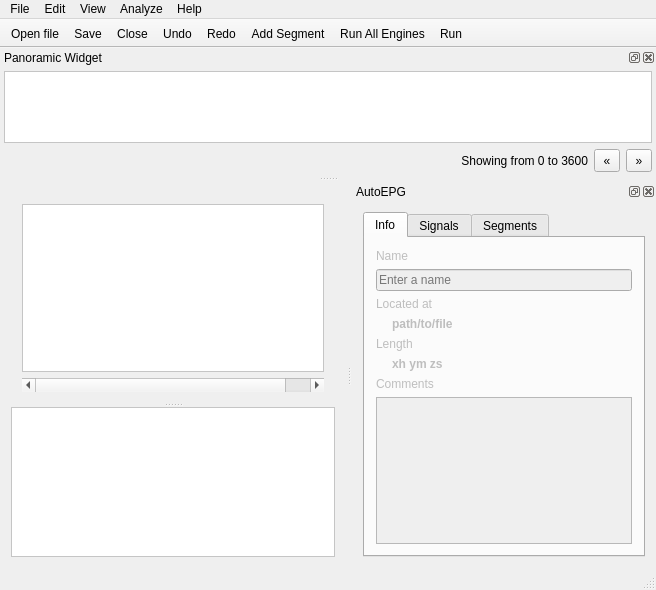
<?xml version="1.0" encoding="UTF-8"?>
<ui version="4.0">
 <class>MainWindow</class>
 <widget class="QMainWindow" name="MainWindow">
  <property name="geometry">
   <rect>
    <x>0</x>
    <y>0</y>
    <width>656</width>
    <height>590</height>
   </rect>
  </property>
  <property name="windowTitle">
   <string>AutoEPG</string>
  </property>
  <property name="windowIcon">
   <iconset resource="resources.qrc">
    <normaloff>:/resources/logo.png</normaloff>:/resources/logo.png</iconset>
  </property>
  <property name="unifiedTitleAndToolBarOnMac">
   <bool>true</bool>
  </property>
  <widget class="QWidget" name="centralWidget">
   <layout class="QVBoxLayout" name="verticalLayout_2">
    <item>
     <widget class="QSplitter" name="splitter">
      <property name="orientation">
       <enum>Qt::Vertical</enum>
      </property>
      <widget class="QWidget" name="layoutWidget">
       <layout class="QVBoxLayout" name="verticalLayout">
        <item>
         <widget class="EPSignalWidget" name="epsignalWidget">
          <property name="mouseTracking">
           <bool>true</bool>
          </property>
          <property name="autoFillBackground">
           <bool>false</bool>
          </property>
          <property name="styleSheet">
           <string notr="true">background-color: rgb(255, 255, 255);</string>
          </property>
          <property name="frameShape">
           <enum>QFrame::StyledPanel</enum>
          </property>
          <property name="frameShadow">
           <enum>QFrame::Plain</enum>
          </property>
         </widget>
        </item>
        <item>
         <widget class="QScrollBar" name="horizontalScrollBar">
          <property name="singleStep">
           <number>100</number>
          </property>
          <property name="pageStep">
           <number>1000</number>
          </property>
          <property name="orientation">
           <enum>Qt::Horizontal</enum>
          </property>
         </widget>
        </item>
       </layout>
      </widget>
      <widget class="EPSProfileWidget" name="epsprofileWidget">
       <property name="mouseTracking">
        <bool>true</bool>
       </property>
       <property name="autoFillBackground">
        <bool>false</bool>
       </property>
       <property name="styleSheet">
        <string notr="true">background-color: rgb(255, 255, 255);</string>
       </property>
       <property name="frameShape">
        <enum>QFrame::StyledPanel</enum>
       </property>
       <property name="frameShadow">
        <enum>QFrame::Plain</enum>
       </property>
      </widget>
     </widget>
    </item>
   </layout>
  </widget>
  <widget class="QMenuBar" name="menuBar">
   <property name="geometry">
    <rect>
     <x>0</x>
     <y>0</y>
     <width>656</width>
     <height>21</height>
    </rect>
   </property>
   <property name="defaultUp">
    <bool>false</bool>
   </property>
   <widget class="QMenu" name="menuFile">
    <property name="title">
     <string>File</string>
    </property>
    <addaction name="actionOpen_file"/>
    <addaction name="actionClose"/>
    <addaction name="separator"/>
    <addaction name="actionSave"/>
    <addaction name="actionSave_As"/>
    <addaction name="separator"/>
    <addaction name="actionQuit"/>
   </widget>
   <widget class="QMenu" name="menuView">
    <property name="title">
     <string>View</string>
    </property>
    <addaction name="actionShowPanoramicWidget"/>
    <addaction name="actionToggle_Mouse_Tracking"/>
    <addaction name="actionShow_Navigation"/>
    <addaction name="separator"/>
    <addaction name="actionOptions"/>
   </widget>
   <widget class="QMenu" name="menuHelp">
    <property name="title">
     <string>Help</string>
    </property>
    <addaction name="actionAbout"/>
    <addaction name="actionAbout_Qt"/>
   </widget>
   <widget class="QMenu" name="menuEdit">
    <property name="title">
     <string>Edit</string>
    </property>
    <addaction name="actionUndo"/>
    <addaction name="actionRedo"/>
    <addaction name="separator"/>
    <addaction name="actionAdd_segment"/>
    <addaction name="actionRemove_Segment"/>
    <addaction name="separator"/>
    <addaction name="separator"/>
    <addaction name="actionGo_To"/>
   </widget>
   <widget class="QMenu" name="menuSearch">
    <property name="title">
     <string>Analyze</string>
    </property>
    <addaction name="actionRun_all"/>
    <addaction name="actionRun_marked"/>
    <addaction name="separator"/>
    <addaction name="actionFill_Gaps"/>
   </widget>
   <addaction name="menuFile"/>
   <addaction name="menuEdit"/>
   <addaction name="menuView"/>
   <addaction name="menuSearch"/>
   <addaction name="menuHelp"/>
  </widget>
  <widget class="QToolBar" name="mainToolBar">
   <property name="layoutDirection">
    <enum>Qt::LeftToRight</enum>
   </property>
   <property name="movable">
    <bool>false</bool>
   </property>
   <property name="toolButtonStyle">
    <enum>Qt::ToolButtonTextBesideIcon</enum>
   </property>
   <attribute name="toolBarArea">
    <enum>TopToolBarArea</enum>
   </attribute>
   <attribute name="toolBarBreak">
    <bool>false</bool>
   </attribute>
   <addaction name="actionOpen_file"/>
   <addaction name="actionSave"/>
   <addaction name="actionClose"/>
   <addaction name="actionUndo"/>
   <addaction name="actionRedo"/>
   <addaction name="actionAdd_segment"/>
   <addaction name="actionRun_all"/>
   <addaction name="actionRun_marked"/>
  </widget>
  <widget class="QStatusBar" name="statusBar"/>
  <widget class="QDockWidget" name="panoramicDockWidget">
   <property name="minimumSize">
    <size>
     <width>228</width>
     <height>128</height>
    </size>
   </property>
   <property name="styleSheet">
    <string notr="true">QToolButton {
padding: 2px 4px;
}</string>
   </property>
   <property name="floating">
    <bool>true</bool>
   </property>
   <property name="features">
    <set>QDockWidget::DockWidgetClosable|QDockWidget::DockWidgetFloatable</set>
   </property>
   <property name="allowedAreas">
    <set>Qt::NoDockWidgetArea</set>
   </property>
   <property name="windowTitle">
    <string>Panoramic Widget</string>
   </property>
   <attribute name="dockWidgetArea">
    <number>4</number>
   </attribute>
   <widget class="QWidget" name="contentWidget">
    <property name="minimumSize">
     <size>
      <width>0</width>
      <height>64</height>
     </size>
    </property>
    <property name="autoFillBackground">
     <bool>false</bool>
    </property>
    <property name="styleSheet">
     <string notr="true"/>
    </property>
    <layout class="QGridLayout" name="gridLayout">
     <property name="leftMargin">
      <number>4</number>
     </property>
     <property name="topMargin">
      <number>4</number>
     </property>
     <property name="rightMargin">
      <number>4</number>
     </property>
     <property name="bottomMargin">
      <number>4</number>
     </property>
     <item row="0" column="0" colspan="3">
      <widget class="APPanoramicWidget" name="panoramicWidget">
       <property name="minimumSize">
        <size>
         <width>0</width>
         <height>0</height>
        </size>
       </property>
       <property name="styleSheet">
        <string notr="true">background-color: rgb(255, 255, 255);</string>
       </property>
       <property name="frameShape">
        <enum>QFrame::StyledPanel</enum>
       </property>
       <property name="frameShadow">
        <enum>QFrame::Plain</enum>
       </property>
      </widget>
     </item>
     <item row="1" column="0">
      <widget class="QLabel" name="rangeLabel">
       <property name="styleSheet">
        <string notr="true">background-color: none;</string>
       </property>
       <property name="text">
        <string>Showing from 0 to 3600</string>
       </property>
       <property name="alignment">
        <set>Qt::AlignRight|Qt::AlignTrailing|Qt::AlignVCenter</set>
       </property>
      </widget>
     </item>
     <item row="1" column="1">
      <widget class="QToolButton" name="prevToolButton">
       <property name="text">
        <string>«</string>
       </property>
      </widget>
     </item>
     <item row="1" column="2">
      <widget class="QToolButton" name="nextToolButton">
       <property name="text">
        <string>»</string>
       </property>
      </widget>
     </item>
    </layout>
   </widget>
  </widget>
  <widget class="QDockWidget" name="navWidget">
   <property name="minimumSize">
    <size>
     <width>226</width>
     <height>357</height>
    </size>
   </property>
   <property name="floating">
    <bool>false</bool>
   </property>
   <property name="features">
    <set>QDockWidget::AllDockWidgetFeatures</set>
   </property>
   <property name="allowedAreas">
    <set>Qt::LeftDockWidgetArea|Qt::RightDockWidgetArea</set>
   </property>
   <property name="windowTitle">
    <string>AutoEPG</string>
   </property>
   <attribute name="dockWidgetArea">
    <number>2</number>
   </attribute>
   <widget class="QWidget" name="dockWidgetContents">
    <layout class="QVBoxLayout" name="verticalLayout_3">
     <item>
      <widget class="QTabWidget" name="tabWidget">
       <property name="enabled">
        <bool>true</bool>
       </property>
       <property name="currentIndex">
        <number>0</number>
       </property>
       <widget class="QWidget" name="infoTab">
        <property name="enabled">
         <bool>false</bool>
        </property>
        <attribute name="title">
         <string>Info</string>
        </attribute>
        <layout class="QVBoxLayout" name="verticalLayout_5">
         <item>
          <widget class="QLabel" name="label_6">
           <property name="text">
            <string>Name</string>
           </property>
          </widget>
         </item>
         <item>
          <widget class="QLineEdit" name="nameLineEdit">
           <property name="placeholderText">
            <string>Enter a name</string>
           </property>
          </widget>
         </item>
         <item>
          <widget class="QLabel" name="label_2">
           <property name="text">
            <string>Located at</string>
           </property>
          </widget>
         </item>
         <item>
          <widget class="QLabel" name="pathLabel">
           <property name="sizePolicy">
            <sizepolicy hsizetype="Minimum" vsizetype="Preferred">
             <horstretch>0</horstretch>
             <verstretch>0</verstretch>
            </sizepolicy>
           </property>
           <property name="font">
            <font>
             <weight>75</weight>
             <bold>true</bold>
            </font>
           </property>
           <property name="text">
            <string>path/to/file</string>
           </property>
           <property name="scaledContents">
            <bool>true</bool>
           </property>
           <property name="wordWrap">
            <bool>true</bool>
           </property>
           <property name="indent">
            <number>16</number>
           </property>
          </widget>
         </item>
         <item>
          <widget class="QLabel" name="label_4">
           <property name="text">
            <string>Length</string>
           </property>
          </widget>
         </item>
         <item>
          <widget class="QLabel" name="lengthLabel">
           <property name="font">
            <font>
             <weight>75</weight>
             <bold>true</bold>
            </font>
           </property>
           <property name="text">
            <string>xh ym zs</string>
           </property>
           <property name="indent">
            <number>16</number>
           </property>
          </widget>
         </item>
         <item>
          <widget class="QLabel" name="label_7">
           <property name="text">
            <string>Comments</string>
           </property>
          </widget>
         </item>
         <item>
          <widget class="QPlainTextEdit" name="commentsTextEdit"/>
         </item>
        </layout>
       </widget>
       <widget class="QWidget" name="signalsTab">
        <property name="enabled">
         <bool>true</bool>
        </property>
        <attribute name="title">
         <string>Signals</string>
        </attribute>
        <layout class="QGridLayout" name="gridLayout_2">
         <item row="0" column="0">
          <widget class="QTableView" name="signalsTableView">
           <property name="editTriggers">
            <set>QAbstractItemView::NoEditTriggers</set>
           </property>
           <property name="dragDropOverwriteMode">
            <bool>false</bool>
           </property>
           <property name="alternatingRowColors">
            <bool>true</bool>
           </property>
           <property name="selectionMode">
            <enum>QAbstractItemView::SingleSelection</enum>
           </property>
           <property name="selectionBehavior">
            <enum>QAbstractItemView::SelectRows</enum>
           </property>
           <property name="showGrid">
            <bool>false</bool>
           </property>
           <property name="sortingEnabled">
            <bool>true</bool>
           </property>
           <attribute name="horizontalHeaderHighlightSections">
            <bool>false</bool>
           </attribute>
           <attribute name="horizontalHeaderStretchLastSection">
            <bool>true</bool>
           </attribute>
           <attribute name="verticalHeaderVisible">
            <bool>false</bool>
           </attribute>
          </widget>
         </item>
        </layout>
       </widget>
       <widget class="QWidget" name="segmentsTab">
        <property name="enabled">
         <bool>false</bool>
        </property>
        <attribute name="title">
         <string>Segments</string>
        </attribute>
        <layout class="QVBoxLayout" name="verticalLayout_4">
         <item>
          <widget class="QLabel" name="segmentsLabel">
           <property name="text">
            <string>No segments found.</string>
           </property>
          </widget>
         </item>
         <item>
          <widget class="QTableView" name="segmentsTableView">
           <property name="editTriggers">
            <set>QAbstractItemView::NoEditTriggers</set>
           </property>
           <property name="showDropIndicator" stdset="0">
            <bool>false</bool>
           </property>
           <property name="dragDropOverwriteMode">
            <bool>false</bool>
           </property>
           <property name="alternatingRowColors">
            <bool>true</bool>
           </property>
           <property name="selectionMode">
            <enum>QAbstractItemView::SingleSelection</enum>
           </property>
           <property name="selectionBehavior">
            <enum>QAbstractItemView::SelectRows</enum>
           </property>
           <property name="showGrid">
            <bool>false</bool>
           </property>
           <property name="sortingEnabled">
            <bool>true</bool>
           </property>
           <attribute name="horizontalHeaderDefaultSectionSize">
            <number>40</number>
           </attribute>
           <attribute name="horizontalHeaderHighlightSections">
            <bool>false</bool>
           </attribute>
           <attribute name="horizontalHeaderStretchLastSection">
            <bool>true</bool>
           </attribute>
           <attribute name="verticalHeaderVisible">
            <bool>false</bool>
           </attribute>
          </widget>
         </item>
        </layout>
       </widget>
      </widget>
     </item>
    </layout>
   </widget>
  </widget>
  <action name="actionOpen_file">
   <property name="icon">
    <iconset resource="resources.qrc">
     <normaloff>:/resources/open.png</normaloff>:/resources/open.png</iconset>
   </property>
   <property name="text">
    <string>Open file</string>
   </property>
   <property name="shortcut">
    <string>Ctrl+O</string>
   </property>
  </action>
  <action name="actionShowPanoramicWidget">
   <property name="checkable">
    <bool>true</bool>
   </property>
   <property name="text">
    <string>Show Panoramic</string>
   </property>
   <property name="shortcut">
    <string>Ctrl+P</string>
   </property>
  </action>
  <action name="actionRun_all">
   <property name="icon">
    <iconset resource="resources.qrc">
     <normaloff>:/resources/run.png</normaloff>:/resources/run.png</iconset>
   </property>
   <property name="text">
    <string>Run All Engines</string>
   </property>
  </action>
  <action name="actionRun_marked">
   <property name="icon">
    <iconset resource="resources.qrc">
     <normaloff>:/resources/runchecked.png</normaloff>:/resources/runchecked.png</iconset>
   </property>
   <property name="text">
    <string>Run</string>
   </property>
  </action>
  <action name="actionQuit">
   <property name="text">
    <string>Quit</string>
   </property>
  </action>
  <action name="actionOptions">
   <property name="text">
    <string>Preferences</string>
   </property>
  </action>
  <action name="actionAbout">
   <property name="text">
    <string>About</string>
   </property>
  </action>
  <action name="actionAbout_Qt">
   <property name="text">
    <string>About Qt</string>
   </property>
  </action>
  <action name="actionAdd_segment">
   <property name="enabled">
    <bool>true</bool>
   </property>
   <property name="icon">
    <iconset resource="resources.qrc">
     <normaloff>:/resources/addsegment.png</normaloff>:/resources/addsegment.png</iconset>
   </property>
   <property name="text">
    <string>Add Segment</string>
   </property>
   <property name="shortcut">
    <string>Ctrl+A</string>
   </property>
  </action>
  <action name="actionRemove_Segment">
   <property name="text">
    <string>Remove Segment</string>
   </property>
   <property name="toolTip">
    <string>Remove Selected Segment</string>
   </property>
   <property name="shortcut">
    <string>Del</string>
   </property>
  </action>
  <action name="actionShow_Navigation">
   <property name="checkable">
    <bool>true</bool>
   </property>
   <property name="text">
    <string>Show Navigation</string>
   </property>
   <property name="shortcut">
    <string>Ctrl+I</string>
   </property>
  </action>
  <action name="actionClose">
   <property name="icon">
    <iconset resource="resources.qrc">
     <normaloff>:/resources/close.png</normaloff>:/resources/close.png</iconset>
   </property>
   <property name="text">
    <string>Close</string>
   </property>
   <property name="toolTip">
    <string>Close current signal</string>
   </property>
   <property name="shortcut">
    <string>Ctrl+W</string>
   </property>
  </action>
  <action name="actionSave">
   <property name="icon">
    <iconset resource="resources.qrc">
     <normaloff>:/resources/save.png</normaloff>:/resources/save.png</iconset>
   </property>
   <property name="text">
    <string>Save</string>
   </property>
   <property name="toolTip">
    <string>Save current signal</string>
   </property>
   <property name="shortcut">
    <string>Ctrl+S</string>
   </property>
  </action>
  <action name="actionToggle_Mouse_Tracking">
   <property name="checkable">
    <bool>true</bool>
   </property>
   <property name="text">
    <string>Toggle Mouse Tracking</string>
   </property>
   <property name="toolTip">
    <string>Show/hide Mouse Location</string>
   </property>
   <property name="shortcut">
    <string>M</string>
   </property>
  </action>
  <action name="actionGo_To">
   <property name="text">
    <string>Go To...</string>
   </property>
   <property name="shortcut">
    <string>Ctrl+G</string>
   </property>
  </action>
  <action name="actionUndo">
   <property name="icon">
    <iconset resource="resources.qrc">
     <normaloff>:/resources/undo.png</normaloff>:/resources/undo.png</iconset>
   </property>
   <property name="text">
    <string>Undo</string>
   </property>
   <property name="shortcut">
    <string>Ctrl+Z</string>
   </property>
  </action>
  <action name="actionRedo">
   <property name="icon">
    <iconset resource="resources.qrc">
     <normaloff>:/resources/redo.png</normaloff>:/resources/redo.png</iconset>
   </property>
   <property name="text">
    <string>Redo</string>
   </property>
   <property name="shortcut">
    <string>Ctrl+Y</string>
   </property>
  </action>
  <action name="actionSave_As">
   <property name="text">
    <string>Save As...</string>
   </property>
  </action>
  <action name="actionFill_Gaps">
   <property name="checkable">
    <bool>true</bool>
   </property>
   <property name="text">
    <string>Fill Gaps Automatically</string>
   </property>
   <property name="toolTip">
    <string>Fill gaps when running all search engines</string>
   </property>
  </action>
 </widget>
 <layoutdefault spacing="6" margin="11"/>
 <customwidgets>
  <customwidget>
   <class>EPSignalWidget</class>
   <extends>QFrame</extends>
   <header>epsignalwidget.h</header>
   <container>1</container>
   <slots>
    <slot>toggleTrackingMode(bool)</slot>
   </slots>
  </customwidget>
  <customwidget>
   <class>EPSProfileWidget</class>
   <extends>QFrame</extends>
   <header>epsprofilewidget.h</header>
   <container>1</container>
  </customwidget>
  <customwidget>
   <class>APPanoramicWidget</class>
   <extends>QFrame</extends>
   <header>appanoramicwidget.h</header>
   <container>1</container>
   <slots>
    <signal>updateLeftArrowState(bool)</signal>
    <signal>updateRightArrowState(bool)</signal>
    <signal>updateRangeText(QString)</signal>
    <slot>goToNextSection()</slot>
    <slot>goToPrevSection()</slot>
   </slots>
  </customwidget>
 </customwidgets>
 <resources>
  <include location="resources.qrc"/>
 </resources>
 <connections>
  <connection>
   <sender>actionOpen_file</sender>
   <signal>triggered()</signal>
   <receiver>MainWindow</receiver>
   <slot>openFile()</slot>
   <hints>
    <hint type="sourcelabel">
     <x>-1</x>
     <y>-1</y>
    </hint>
    <hint type="destinationlabel">
     <x>272</x>
     <y>199</y>
    </hint>
   </hints>
  </connection>
  <connection>
   <sender>actionShowPanoramicWidget</sender>
   <signal>toggled(bool)</signal>
   <receiver>panoramicDockWidget</receiver>
   <slot>setVisible(bool)</slot>
   <hints>
    <hint type="sourcelabel">
     <x>-1</x>
     <y>-1</y>
    </hint>
    <hint type="destinationlabel">
     <x>327</x>
     <y>118</y>
    </hint>
   </hints>
  </connection>
  <connection>
   <sender>panoramicDockWidget</sender>
   <signal>visibilityChanged(bool)</signal>
   <receiver>actionShowPanoramicWidget</receiver>
   <slot>setChecked(bool)</slot>
   <hints>
    <hint type="sourcelabel">
     <x>327</x>
     <y>118</y>
    </hint>
    <hint type="destinationlabel">
     <x>-1</x>
     <y>-1</y>
    </hint>
   </hints>
  </connection>
  <connection>
   <sender>panoramicWidget</sender>
   <signal>updateLeftArrowState(bool)</signal>
   <receiver>prevToolButton</receiver>
   <slot>setEnabled(bool)</slot>
   <hints>
    <hint type="sourcelabel">
     <x>518</x>
     <y>125</y>
    </hint>
    <hint type="destinationlabel">
     <x>620</x>
     <y>178</y>
    </hint>
   </hints>
  </connection>
  <connection>
   <sender>panoramicWidget</sender>
   <signal>updateRightArrowState(bool)</signal>
   <receiver>nextToolButton</receiver>
   <slot>setEnabled(bool)</slot>
   <hints>
    <hint type="sourcelabel">
     <x>613</x>
     <y>125</y>
    </hint>
    <hint type="destinationlabel">
     <x>651</x>
     <y>178</y>
    </hint>
   </hints>
  </connection>
  <connection>
   <sender>prevToolButton</sender>
   <signal>clicked()</signal>
   <receiver>panoramicWidget</receiver>
   <slot>goToPrevSection()</slot>
   <hints>
    <hint type="sourcelabel">
     <x>620</x>
     <y>178</y>
    </hint>
    <hint type="destinationlabel">
     <x>401</x>
     <y>125</y>
    </hint>
   </hints>
  </connection>
  <connection>
   <sender>nextToolButton</sender>
   <signal>clicked()</signal>
   <receiver>panoramicWidget</receiver>
   <slot>goToNextSection()</slot>
   <hints>
    <hint type="sourcelabel">
     <x>651</x>
     <y>178</y>
    </hint>
    <hint type="destinationlabel">
     <x>630</x>
     <y>125</y>
    </hint>
   </hints>
  </connection>
  <connection>
   <sender>panoramicWidget</sender>
   <signal>updateRangeText(QString)</signal>
   <receiver>rangeLabel</receiver>
   <slot>setText(QString)</slot>
   <hints>
    <hint type="sourcelabel">
     <x>324</x>
     <y>125</y>
    </hint>
    <hint type="destinationlabel">
     <x>562</x>
     <y>178</y>
    </hint>
   </hints>
  </connection>
  <connection>
   <sender>actionRun_all</sender>
   <signal>triggered()</signal>
   <receiver>MainWindow</receiver>
   <slot>runAll()</slot>
   <hints>
    <hint type="sourcelabel">
     <x>-1</x>
     <y>-1</y>
    </hint>
    <hint type="destinationlabel">
     <x>327</x>
     <y>232</y>
    </hint>
   </hints>
  </connection>
  <connection>
   <sender>actionRun_marked</sender>
   <signal>triggered()</signal>
   <receiver>MainWindow</receiver>
   <slot>runChecked()</slot>
   <hints>
    <hint type="sourcelabel">
     <x>-1</x>
     <y>-1</y>
    </hint>
    <hint type="destinationlabel">
     <x>327</x>
     <y>232</y>
    </hint>
   </hints>
  </connection>
  <connection>
   <sender>actionQuit</sender>
   <signal>triggered()</signal>
   <receiver>MainWindow</receiver>
   <slot>close()</slot>
   <hints>
    <hint type="sourcelabel">
     <x>-1</x>
     <y>-1</y>
    </hint>
    <hint type="destinationlabel">
     <x>327</x>
     <y>232</y>
    </hint>
   </hints>
  </connection>
  <connection>
   <sender>actionOptions</sender>
   <signal>triggered()</signal>
   <receiver>MainWindow</receiver>
   <slot>showPreferences()</slot>
   <hints>
    <hint type="sourcelabel">
     <x>-1</x>
     <y>-1</y>
    </hint>
    <hint type="destinationlabel">
     <x>327</x>
     <y>232</y>
    </hint>
   </hints>
  </connection>
  <connection>
   <sender>actionAbout_Qt</sender>
   <signal>triggered()</signal>
   <receiver>MainWindow</receiver>
   <slot>aboutQt()</slot>
   <hints>
    <hint type="sourcelabel">
     <x>-1</x>
     <y>-1</y>
    </hint>
    <hint type="destinationlabel">
     <x>327</x>
     <y>232</y>
    </hint>
   </hints>
  </connection>
  <connection>
   <sender>actionAbout</sender>
   <signal>triggered()</signal>
   <receiver>MainWindow</receiver>
   <slot>about()</slot>
   <hints>
    <hint type="sourcelabel">
     <x>-1</x>
     <y>-1</y>
    </hint>
    <hint type="destinationlabel">
     <x>327</x>
     <y>232</y>
    </hint>
   </hints>
  </connection>
  <connection>
   <sender>actionRemove_Segment</sender>
   <signal>triggered()</signal>
   <receiver>MainWindow</receiver>
   <slot>removeFocusedSegmentAction()</slot>
   <hints>
    <hint type="sourcelabel">
     <x>-1</x>
     <y>-1</y>
    </hint>
    <hint type="destinationlabel">
     <x>327</x>
     <y>232</y>
    </hint>
   </hints>
  </connection>
  <connection>
   <sender>actionAdd_segment</sender>
   <signal>triggered()</signal>
   <receiver>MainWindow</receiver>
   <slot>addSegment()</slot>
   <hints>
    <hint type="sourcelabel">
     <x>-1</x>
     <y>-1</y>
    </hint>
    <hint type="destinationlabel">
     <x>327</x>
     <y>255</y>
    </hint>
   </hints>
  </connection>
  <connection>
   <sender>actionShow_Navigation</sender>
   <signal>toggled(bool)</signal>
   <receiver>navWidget</receiver>
   <slot>setVisible(bool)</slot>
   <hints>
    <hint type="sourcelabel">
     <x>-1</x>
     <y>-1</y>
    </hint>
    <hint type="destinationlabel">
     <x>583</x>
     <y>325</y>
    </hint>
   </hints>
  </connection>
  <connection>
   <sender>navWidget</sender>
   <signal>visibilityChanged(bool)</signal>
   <receiver>actionShow_Navigation</receiver>
   <slot>setChecked(bool)</slot>
   <hints>
    <hint type="sourcelabel">
     <x>583</x>
     <y>325</y>
    </hint>
    <hint type="destinationlabel">
     <x>-1</x>
     <y>-1</y>
    </hint>
   </hints>
  </connection>
  <connection>
   <sender>actionClose</sender>
   <signal>triggered()</signal>
   <receiver>MainWindow</receiver>
   <slot>closeCurrentSignal()</slot>
   <hints>
    <hint type="sourcelabel">
     <x>-1</x>
     <y>-1</y>
    </hint>
    <hint type="destinationlabel">
     <x>327</x>
     <y>255</y>
    </hint>
   </hints>
  </connection>
  <connection>
   <sender>actionSave</sender>
   <signal>triggered()</signal>
   <receiver>MainWindow</receiver>
   <slot>save()</slot>
   <hints>
    <hint type="sourcelabel">
     <x>-1</x>
     <y>-1</y>
    </hint>
    <hint type="destinationlabel">
     <x>327</x>
     <y>255</y>
    </hint>
   </hints>
  </connection>
  <connection>
   <sender>actionToggle_Mouse_Tracking</sender>
   <signal>triggered(bool)</signal>
   <receiver>epsignalWidget</receiver>
   <slot>toggleTrackingMode(bool)</slot>
   <hints>
    <hint type="sourcelabel">
     <x>-1</x>
     <y>-1</y>
    </hint>
    <hint type="destinationlabel">
     <x>178</x>
     <y>239</y>
    </hint>
   </hints>
  </connection>
  <connection>
   <sender>actionGo_To</sender>
   <signal>triggered()</signal>
   <receiver>MainWindow</receiver>
   <slot>goTo()</slot>
   <hints>
    <hint type="sourcelabel">
     <x>-1</x>
     <y>-1</y>
    </hint>
    <hint type="destinationlabel">
     <x>327</x>
     <y>274</y>
    </hint>
   </hints>
  </connection>
  <connection>
   <sender>actionSave_As</sender>
   <signal>triggered()</signal>
   <receiver>MainWindow</receiver>
   <slot>saveAs()</slot>
   <hints>
    <hint type="sourcelabel">
     <x>-1</x>
     <y>-1</y>
    </hint>
    <hint type="destinationlabel">
     <x>327</x>
     <y>294</y>
    </hint>
   </hints>
  </connection>
 </connections>
 <slots>
  <slot>openFile()</slot>
  <slot>runAll()</slot>
  <slot>runChecked()</slot>
  <slot>showPreferences()</slot>
  <slot>about()</slot>
  <slot>aboutQt()</slot>
  <slot>removeFocusedSegmentAction()</slot>
  <slot>addSegment()</slot>
  <slot>closeCurrentSignal()</slot>
  <slot>save()</slot>
  <slot>saveAll()</slot>
  <slot>saveAs()</slot>
  <slot>goTo()</slot>
 </slots>
</ui>
